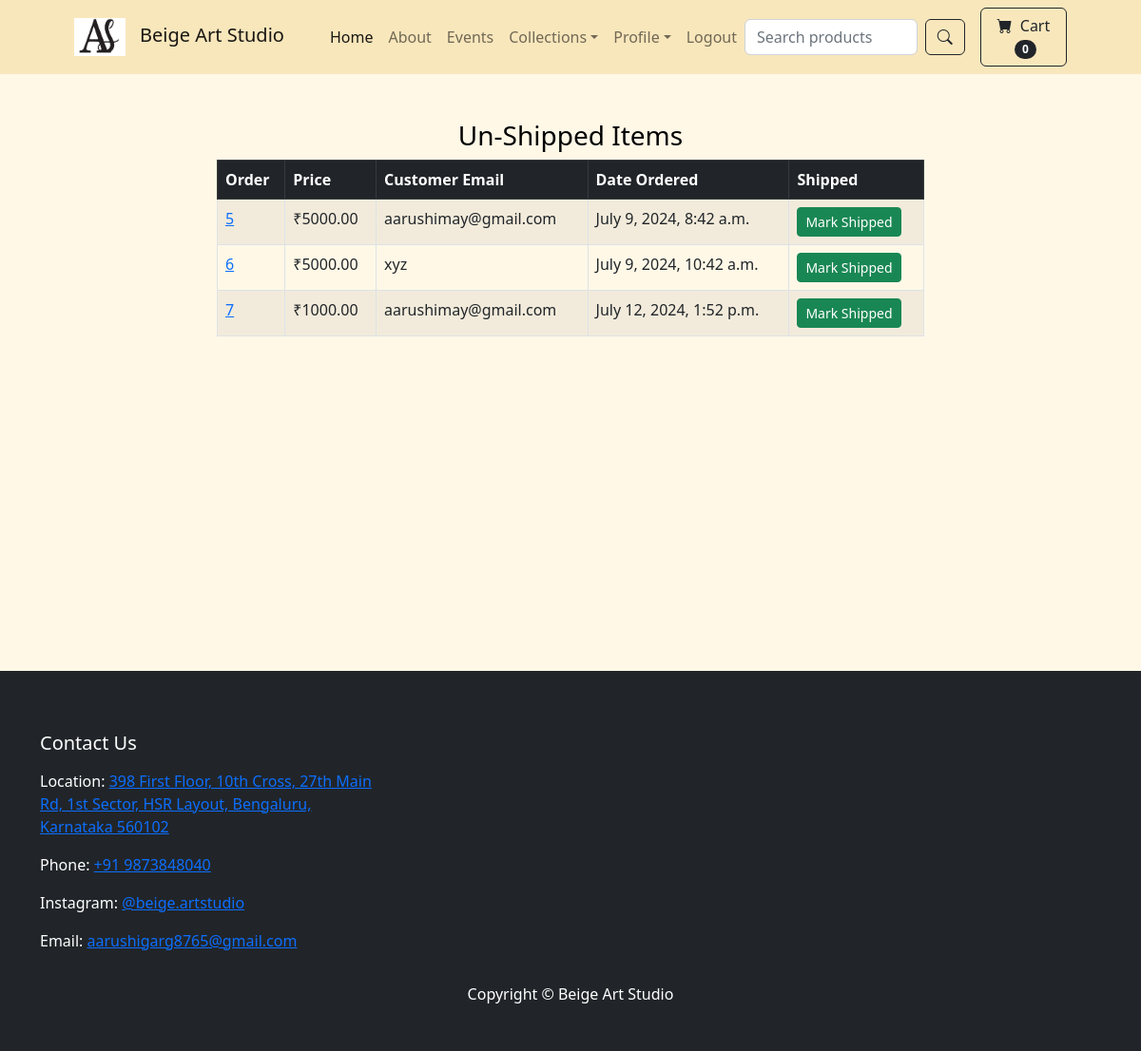
The page /payment/not_shipped_dash (signed in) on the database its author committed.
### payment/models.py (models this page shows, shortened)
class Order(models.Model):
    STATUS_CHOICES = [
        ('P', 'Pending'),
        ('S', 'Shipped'),
        ('C', 'Cancelled'),
    ]
    user = models.ForeignKey(User, on_delete=models.CASCADE, null=True, blank=True)
    full_name = models.CharField(max_length=250)
    email = models.EmailField(max_length=250)
    shipping_address = models.TextField(max_length=15000)
    amount_paid = models.DecimalField(max_digits=7, decimal_places=2)
    date_ordered = models.DateTimeField(auto_now_add=True)
    shipped = models.BooleanField(default=False)
    date_shipped = models.DateTimeField(blank=True, null=True)

### payment/views.py (the view, shortened to what this page needs)
# urls.py: path('not_shipped_dash', views.not_shipped_dash, name="not_shipped_dash"),
def not_shipped_dash(request):
    if request.user.is_authenticated and request.user.is_superuser:
        orders = Order.objects.filter(shipped=False)
        return render(request, "payment/not_shipped_dash.html", {"orders":orders})
    else:
        messages.success(request, "Access Denied")
        return redirect('home')

### cart/cart.py (called while the page is built)
    def __len__(self):
        return len(self.cart)

### cart/context_processors.py (called while the page is built)
def cart(request):
    return {'cart': Cart(request)}

### payment/templates/payment/not_shipped_dash.html (shortened to what this page needs)
{% extends 'base.html' %}
{% block content %}
        <div class="container">
        	<div class="row">
        		<center>
        			<div class="col-8">
        				<br/><br/>
<h3>Un-Shipped Items</h3>
<table class="table table-striped table-hover table-bordered">
  <thead class="table-dark">
    <tr>
      <th scope="col">Order</th>
      <th scope="col">Price</th>
      <th scope="col">Customer Email</th>
      <th scope="col">Date Ordered</th>
      <th scope="col">Shipped</th>
    </tr>
  </thead>
  <tbody>
  	{% for item in orders %}
    <tr>
      <td><a href="{% url 'orders' item.id %}">{{ item.id }}</a></td>
      <td>₹{{ item.amount_paid }}</td>
      <td>{{ item.email }}</td>
      <td>{{ item.date_ordered }}</td>
      <td>
        <form method="POST">
          <button type="Submit" class="btn btn-success btn-sm">Mark Shipped</button>
        </form>
      </td>
    </tr>
    {% endfor %}
  </tbody>
</table>
<br/><br/>
<br/><br/>
<br/><br/>
<br/><br/>
<br/><br/>
<br/><br/>
<br/><br/>
        			</div>
        		</center>
        	</div>
        </div>
{% endblock %}

### store/templates/base.html (style rules this page uses)
body { background-color: #fff8e7; color: black; }

### rows shown on the page
Order: id "5", amount_paid "5000.00", email "aarushimay@gmail.com", date_ordered "July 9, 2024, 8:42 a.m."
Order: id "6", amount_paid "5000.00", email "xyz", date_ordered "July 9, 2024, 10:42 a.m."
Order: id "7", amount_paid "1000.00", email "aarushimay@gmail.com", date_ordered "July 12, 2024, 1:52 p.m."

### other values the page prints
{{ cart|length }} "0"
